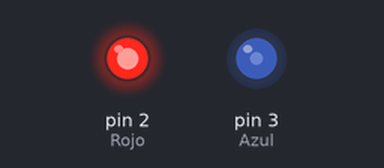
This sketch was run on a simulated Arduino Uno, built with avr-gcc and run on an emulated ATmega328P. Shown: output pins drawn as LEDs (lit = HIGH). What the sketch prints to the serial monitor is not drawn.

Above: at 0.1 s.
Timing chart, 0 to 1.6 s (numbered marks = the images above):
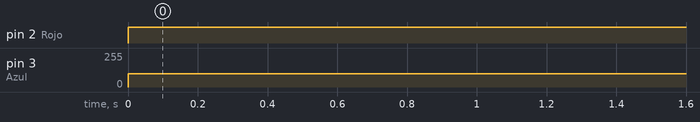

The sketch:

Led_RGB.ino
```cpp
/* Control Básico De Un LED RGB De Ánodo Común */
/* www.educachip.com */

//Se definen las variables que se van a utilizar para establecer los
//colores. Éstas deben estar asociadas a pines digitales PWM e irán
//unidas a los cátodos de cada uno de los colores.
int Rojo = 2;
int Azul = 3;

void setup() {

  Serial.begin(115200);
  Serial.println("");
  Serial.println("SSSSSSSSSSSSSSSSSSSSS");
  //Se establecen los pines definidos como salidas para poder
  //la diferencia de voltaje con respecto a la alimentación común.
  pinMode(Rojo, OUTPUT);

  pinMode(Azul, OUTPUT);

}

//Se crea un módulo auxiliar que facilitará la tarea de establecer
//los voltajes asociados a cada color.
//El valor de las variables R, G y B debe ser un entero entre 0 y 255
//siendo 255 el valor relativo a la máxima luminosidad de cada color.
//Debe tenerse en cuenta que hasta que no se supere el voltaje umbral
//de cada color este no se presentará en el LED RGB.
void EstablecerColor(int R, int G, int B) {

  //Se utiliza la expresión 255-X para “naturalizar los valores”. Dado
  //que el mayor brillo está asociado a la mayor diferencia de voltaje
  //entre la alimentación y las salidas PWM (lo que implica una salida
  //de 0V por el pin PWM, esto es, analogWrite(X, 0);).
  analogWrite(Rojo, 255 - R);

  analogWrite(Azul, 255 - B);

}

void loop() {

  //Se representan colores pseudoaleatorios en el LED RGB mediante el
  //uso de la instrución random(min,max);.
  //EstablecerColor(random(127, 255), random(127, 255), random(127, 255));

  analogWrite(Rojo, 255);

  analogWrite(Azul, 100);

  //Se utiliza un delay para que de tiempo algo observador a apreciar
  //los colores.
  delay(1000);

}
```

Measured:
- by itself, pin 2 (Rojo): LOW → HIGH at 0.00 s
- by itself, pin 3 (Azul): 0/255 → 100/255 at 0.00 s
